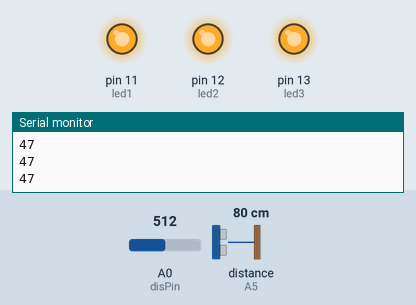
A sketch run on a simulated Arduino Uno, built with avr-gcc and run on an emulated ATmega328P. Shown: output pins drawn as LEDs (lit = HIGH), the last lines printed to the serial monitor. Wiring (inferred from the names in the program): ultrasonic range finder: trigger pin 8; echo A5. Inputs (shaded band) come from the test bench; at power-on: A0 (disPin) = 512, distance to the obstacle (sensor on A5) 80 cm. The echo pulse lasts 58.3 µs per cm; pins used as bus, display or sensor lines are not drawn.

Above: at 1.2 s.
1.3 s: A0 (disPin) set to 328
2.8 s: A0 (disPin) set to 296
At 3.8 s:
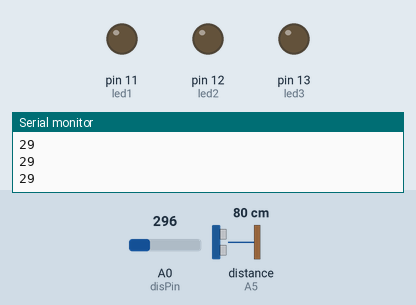
4.3 s: A0 (disPin) set to 511
At 4.8 s:
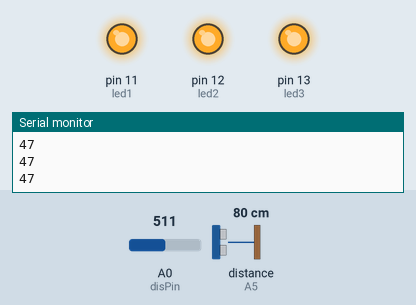
5.8 s: A0 (disPin) set to 306
At 7.2 s:
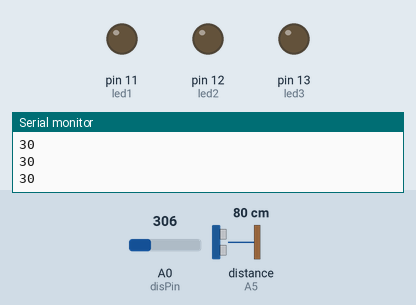
Timing chart, 0 to 8.3 s (numbered marks = the images above; inputs shaded):
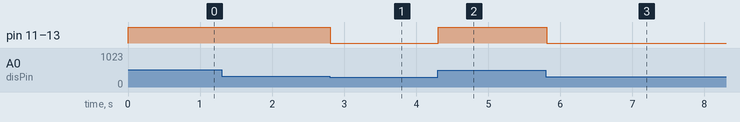

The sketch:

sketch_Capstone_Sensors.ino
```cpp
// pin setup
int trigPin = 8;
int echoPin = A5;

int led1 = 11;
int led2 = 12;
int led3 = 13;

// distance variables
long duration, distance;

int disPin = A0;
int dis;
int setdis;

void setup() {
  Serial.begin(9600);

  pinMode(trigPin, OUTPUT);
  pinMode(echoPin, INPUT);

  pinMode(led1, OUTPUT);
  pinMode(led2, OUTPUT);
  pinMode(led3, OUTPUT);
  pinMode(disPin,INPUT);

}

void loop() {
  // redefine potentiometer values into distance variables
  dis = analogRead(disPin);
  setdis = map(dis, 0, 1023, 5, 90);
  Serial.println(setdis);

  //Sensor
    digitalWrite(trigPin, LOW);
    delayMicroseconds(2);
    digitalWrite(trigPin, HIGH);
    delayMicroseconds(10);
    digitalWrite(trigPin, LOW);
    duration = pulseIn(echoPin, HIGH);
    distance = (duration/2) / 74;

    if (distance <= setdis) {
      digitalWrite(led1, HIGH);
      digitalWrite(led2, HIGH);
      digitalWrite(led3, HIGH);
    }
    else{
      digitalWrite(led3, LOW);
      digitalWrite(led1, LOW);
      digitalWrite(led2, LOW);
    }
}
```

Measured:
- the behaviour switches between 313 and 312 on A0 (disPin) (found by bisection; images 0 and 1)
- after the input at 2.8 s, pin 11 (led1), pin 12 (led2), pin 13 (led3): HIGH → LOW at once
- after the input at 4.3 s, pin 11 (led1), pin 12 (led2), pin 13 (led3): LOW → HIGH at once
- after the input at 5.8 s, pin 11 (led1), pin 12 (led2), pin 13 (led3): HIGH → LOW at once
